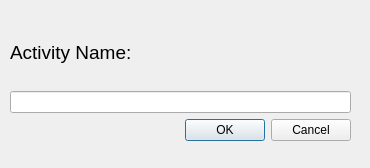
<?xml version="1.0" encoding="UTF-8"?>
<ui version="4.0">
 <class>Dialog</class>
 <widget class="QDialog" name="Dialog">
  <property name="geometry">
   <rect>
    <x>0</x>
    <y>0</y>
    <width>370</width>
    <height>168</height>
   </rect>
  </property>
  <property name="windowTitle">
   <string>Dialog</string>
  </property>
  <widget class="QWidget" name="layoutWidget">
   <property name="geometry">
    <rect>
     <x>10</x>
     <y>20</y>
     <width>341</width>
     <height>121</height>
    </rect>
   </property>
   <layout class="QVBoxLayout" name="verticalLayout">
    <item>
     <widget class="QLabel" name="label">
      <property name="font">
       <font>
        <family>MS Shell Dlg 2</family>
        <pointsize>14</pointsize>
       </font>
      </property>
      <property name="text">
       <string>Activity Name:</string>
      </property>
     </widget>
    </item>
    <item>
     <widget class="QLineEdit" name="new_task_input"/>
    </item>
    <item>
     <widget class="QDialogButtonBox" name="buttonBox">
      <property name="orientation">
       <enum>Qt::Horizontal</enum>
      </property>
      <property name="standardButtons">
       <set>QDialogButtonBox::Cancel|QDialogButtonBox::Ok</set>
      </property>
     </widget>
    </item>
   </layout>
  </widget>
 </widget>
 <resources/>
 <connections>
  <connection>
   <sender>buttonBox</sender>
   <signal>accepted()</signal>
   <receiver>Dialog</receiver>
   <slot>accept()</slot>
   <hints>
    <hint type="sourcelabel">
     <x>248</x>
     <y>254</y>
    </hint>
    <hint type="destinationlabel">
     <x>157</x>
     <y>274</y>
    </hint>
   </hints>
  </connection>
  <connection>
   <sender>buttonBox</sender>
   <signal>rejected()</signal>
   <receiver>Dialog</receiver>
   <slot>reject()</slot>
   <hints>
    <hint type="sourcelabel">
     <x>316</x>
     <y>260</y>
    </hint>
    <hint type="destinationlabel">
     <x>286</x>
     <y>274</y>
    </hint>
   </hints>
  </connection>
 </connections>
</ui>
